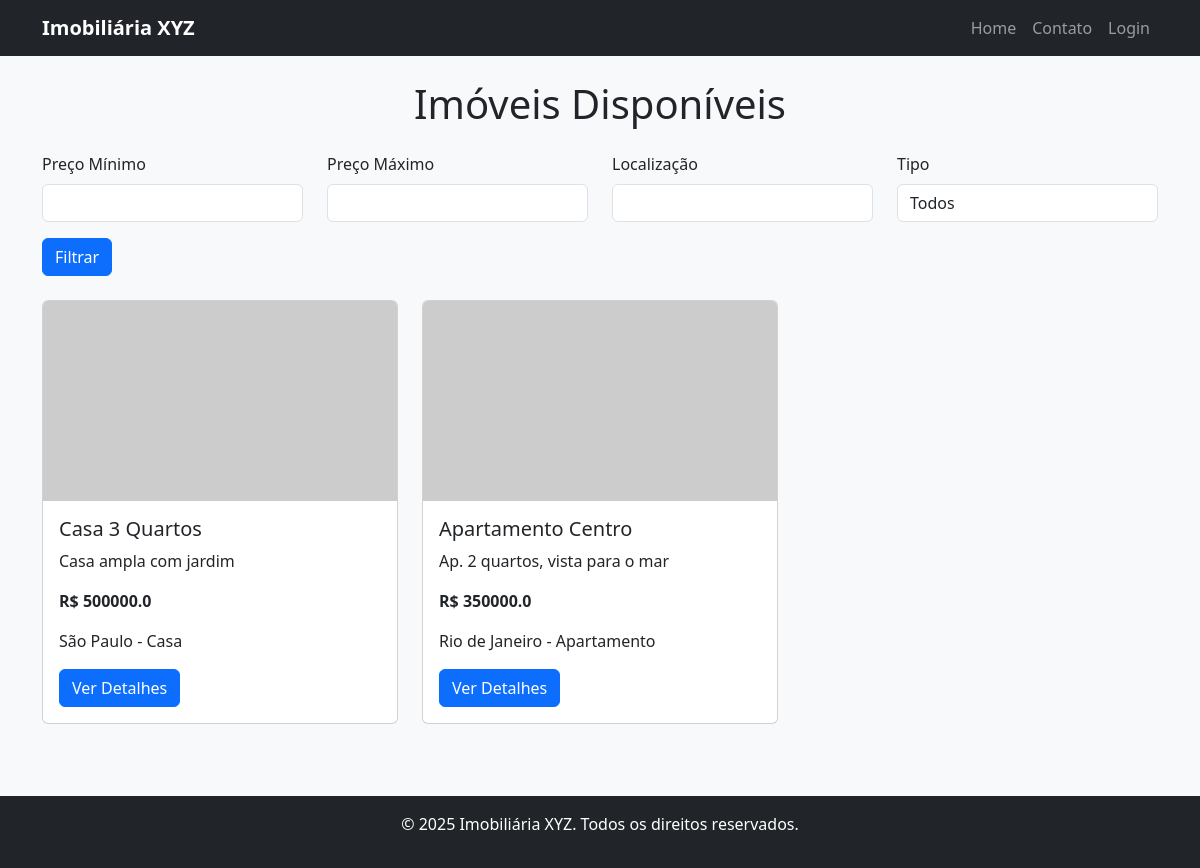
The page / on the database its author committed.
### tables this page shows
CREATE TABLE imoveis (
        id INTEGER PRIMARY KEY AUTOINCREMENT,
        titulo TEXT NOT NULL,
        descricao TEXT,
        preco REAL,
        localizacao TEXT,
        tipo TEXT,
        imagem TEXT
    );

### app.py (the view)
@app.route('/')
def index():
    preco_min = request.args.get('preco_min', type=float)
    preco_max = request.args.get('preco_max', type=float)
    localizacao = request.args.get('localizacao', '')
    tipo = request.args.get('tipo', '')
    query = "SELECT * FROM imoveis WHERE 1=1"
    params = []
    if preco_min:
        query += " AND preco >= ?"
        params.append(preco_min)
    if preco_max:
        query += " AND preco <= ?"
        params.append(preco_max)
    if localizacao:
        query += " AND localizacao LIKE ?"
        params.append(f'%{localizacao}%')
    if tipo:
        query += " AND tipo = ?"
        params.append(tipo)
    conn = get_db()
    c = conn.cursor()
    c.execute(query, params)
    imoveis = c.fetchall()
    conn.close()
    return render_template('index.html', imoveis=imoveis)

### database.py (called while the page is built)
def get_db():
    conn = sqlite3.connect('imoveis.db')
    conn.row_factory = sqlite3.Row
    return conn

### templates/index.html (shortened to what this page needs)
{% extends 'base.html' %}
{% block content %}
<h1 class="text-center mb-4">Imóveis Disponíveis</h1>
<form method="GET" class="mb-4">
    <div class="row">
        <div class="col-md-3">
            <label for="preco_min" class="form-label">Preço Mínimo</label>
            <input type="number" class="form-control" id="preco_min" name="preco_min" value="{{ request.args.get('preco_min', '') }}">
        </div>
        <div class="col-md-3">
            <label for="preco_max" class="form-label">Preço Máximo</label>
            <input type="number" class="form-control" id="preco_max" name="preco_max" value="{{ request.args.get('preco_max', '') }}">
        </div>
        <div class="col-md-3">
            <label for="localizacao" class="form-label">Localização</label>
            <input type="text" class="form-control" id="localizacao" name="localizacao" value="{{ request.args.get('localizacao', '') }}">
        </div>
        <div class="col-md-3">
            <label for="tipo" class="form-label">Tipo</label>
            <select class="form-control" id="tipo" name="tipo">
                <option value="">Todos</option>
            </select>
        </div>
    </div>
    <button type="submit" class="btn btn-primary mt-3">Filtrar</button>
</form>
<div class="row">
    {% for imovel in imoveis %}
    <div class="col-md-4 mb-4">
        <div class="card">
            <img src="{{ url_for('static', filename='images/' + imovel.imagem) }}" class="card-img-top" alt="{{ imovel.titulo }}" onerror="this.src='https://via.placeholder.com/300x200'">
            <div class="card-body">
                <h5 class="card-title">{{ imovel.titulo }}</h5>
                <p class="card-text">{{ imovel.descricao }}</p>
                <p class="card-text"><strong>R$ {{ imovel.preco }}</strong></p>
                <p class="card-text">{{ imovel.localizacao }} - {{ imovel.tipo }}</p>
                <a href="{{ url_for('imovel', id=imovel.id) }}" class="btn btn-primary">Ver Detalhes</a>
            </div>
        </div>
    </div>
    {% endfor %}
</div>
{% endblock %}

### templates/base.html (shortened to what this page needs)
<!DOCTYPE html>
<html lang="pt-BR">
<head>
    <link href="https://cdn.jsdelivr.net/npm/bootstrap@5.3.3/dist/css/bootstrap.min.css" rel="stylesheet">
    <link rel="stylesheet" href="{{ url_for('static', filename='css/style.css') }}">
</head>
<body>
    <nav class="navbar navbar-expand-lg navbar-dark bg-dark">
        <div class="container">
            <a class="navbar-brand" href="{{ url_for('index') }}">Imobiliária XYZ</a>
            <div class="collapse navbar-collapse" id="navbarNav">
                <ul class="navbar-nav ms-auto">
                    <li class="nav-item">
                        <a class="nav-link" href="{{ url_for('index') }}">Home</a>
                    </li>
                    <li class="nav-item">
                        <a class="nav-link" href="{{ url_for('contato') }}">Contato</a>
                    </li>
                    {% if current_user.is_authenticated %}
                    <li class="nav-item">
                        <a class="nav-link" href="{{ url_for('admin') }}">Admin</a>
                    </li>
                    <li class="nav-item">
                        <a class="nav-link" href="{{ url_for('logout') }}">Sair</a>
                    </li>
                    {% else %}
                    <li class="nav-item">
                        <a class="nav-link" href="{{ url_for('login') }}">Login</a>
                    </li>
                    {% endif %}
                </ul>
            </div>
        </div>
    </nav>
    <div class="container mt-4">
        {% block content %}
        {% endblock %}
    </div>
    <footer class="bg-dark text-white text-center py-3 mt-5">
        <p>© 2025 Imobiliária XYZ. Todos os direitos reservados.</p>
    </footer>
</body>
</html>

### static/static/css/style.css (style rules this page uses)
body { background-color: #f8f9fa; }
.card-img-top { height: 200px; object-fit: cover; }
.navbar-brand { font-weight: bold; }
footer { position: relative; bottom: 0; width: 100%; }

### rows shown on the page
imoveis: titulo "Casa 3 Quartos", descricao "Casa ampla com jardim", preco "500000.0", localizacao "São Paulo", tipo "Casa"
imoveis: titulo "Apartamento Centro", descricao "Ap. 2 quartos, vista para o mar", preco "350000.0", localizacao "Rio de Janeiro", tipo "Apartamento"
